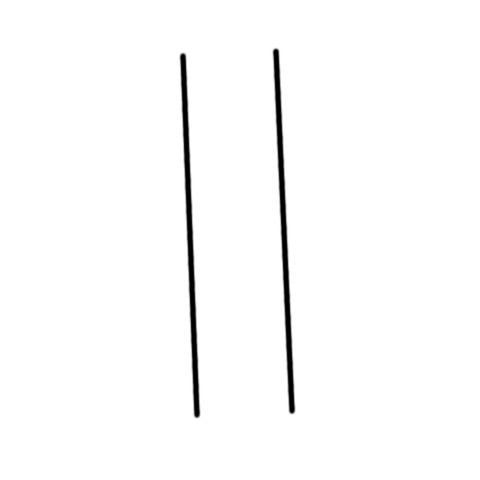
#> input picture data/raw/GIMP1.jpg, 480 x 480 px
$ python LineDetect5-2-M1.py
#> lines starting #> are read from the running program, lines starting #| are printed output that depends on the picture; after the words box and inside, x2 and y2 are one past the last pixel; in counts of white or black regions, pixels touching at a corner belong together
# 这个版本是目前（2025.6.17 13:22) 表现最好的版本。基本吧棋盘线复现出来了。只不过左边和下边由于
#误吧棋盘边缘加入了整个，造成所有棋盘线有偏移。
import cv2
import numpy as np
from collections import defaultdict
from sklearn.cluster import KMeans

# [15 lines left out: function is_similar, not called in this run]

def group_lines_by_orientation(lines, angle_threshold=10):
    horizontal = []
    vertical = []

    for x1, y1, x2, y2 in lines[:, 0]:
        angle = np.degrees(np.arctan2(y2 - y1, x2 - x1))
        if abs(angle) < angle_threshold or abs(angle - 180) < angle_threshold:
            horizontal.append((x1, y1, x2, y2))
        elif abs(angle - 90) < angle_threshold or abs(angle + 90) < angle_threshold:
            vertical.append((x1, y1, x2, y2))

    return horizontal, vertical

# [22 lines left out: function fit_lines, not called in this run]

def classify_lines_by_angle(lines, angle_thresh=10):
    horizontals, verticals = [], []
    for x1, y1, x2, y2 in lines[:, 0]:
        angle = np.degrees(np.arctan2(y2 - y1, x2 - x1))
        if abs(angle) < angle_thresh or abs(angle - 180) < angle_thresh:
            horizontals.append((x1, y1, x2, y2))
        elif abs(angle - 90) < angle_thresh or abs(angle + 90) < angle_thresh:
            verticals.append((x1, y1, x2, y2))
    return horizontals, verticals

# [33 lines left out: function filter_board_lines, not called in this run]

def cluster_lines_adaptive(line_group, expected_count, axis='h', tolerance=0.1):
    """
    自适应聚类，动态调整聚类数量
    """
    if not line_group:
        return []

    # 取横向：按 y 聚类，取竖向：按 x 聚类
    coords = []
    for x1, y1, x2, y2 in line_group:
        coord = (y1 + y2) / 2 if axis == 'h' else (x1 + x2) / 2
        coords.append([coord])

    if len(coords) < 2:
        return []

    # 首先尝试期望的聚类数量
    n_clusters = min(expected_count, len(coords))

    # 如果线条数量明显超过期望值，可能有误判，先尝试过滤
    if len(coords) > expected_count * 1.5:
        # 根据线条质量（长度）进行过滤
        line_qualities = []
        for x1, y1, x2, y2 in line_group:
            if axis == 'h':
                length = abs(x2 - x1)
            else:
                length = abs(y2 - y1)
            line_qualities.append((length, (x1, y1, x2, y2)))

        # 保留质量较高的线条
        line_qualities.sort(reverse=True)
        keep_count = min(expected_count * 2, len(line_qualities))  # 最多保留2倍的期望数量
        line_group = [line for _, line in line_qualities[:keep_count]]

        # 重新计算坐标
        coords = []
        for x1, y1, x2, y2 in line_group:
            coord = (y1 + y2) / 2 if axis == 'h' else (x1 + x2) / 2
            coords.append([coord])

        n_clusters = min(expected_count, len(coords))

    if n_clusters < 2:
        return []

    kmeans = KMeans(n_clusters=n_clusters, n_init=10, random_state=42)
    labels = kmeans.fit_predict(coords)
    centers = sorted([int(c[0]) for c in kmeans.cluster_centers_])

    # 对每个中心，选取该簇中所有点，拟合出一条代表线
    final_lines = []
    for i, center in enumerate(centers):
        group_lines = [line for idx, line in enumerate(line_group) if labels[idx] == i]
        xs, ys = [], []
        for x1, y1, x2, y2 in group_lines:
            xs.extend([x1, x2])
            ys.extend([y1, y2])
        if axis == 'h':
            x_min, x_max = min(xs), max(xs)
            final_lines.append((x_min, center, x_max, center))
        else:
            y_min, y_max = min(ys), max(ys)
            final_lines.append((center, y_min, center, y_max))
    return final_lines

def get_dominant_line_length(lines, axis='h'):
    """
    获取主导线条长度（最常见的完整线条长度）
    """
    lengths = []
    for x1, y1, x2, y2 in lines:
        if axis == 'h':
            length = abs(x2 - x1)
        else:
            length = abs(y2 - y1)
        lengths.append(length)

    if not lengths:
        return 0

    # 使用直方图找到最常见的长度范围
    hist, bins = np.histogram(lengths, bins=10)
    max_freq_idx = np.argmax(hist)

    # 返回该范围内的平均长度
    range_start = bins[max_freq_idx]
    range_end = bins[max_freq_idx + 1]

    # 找到在这个范围内的所有长度
    lengths_in_range = [l for l in lengths if range_start <= l <= range_end]

    if lengths_in_range:
        return int(np.mean(lengths_in_range))
    else:
        return int(np.mean(lengths))

def calculate_average_spacing(positions):
    """
    计算平均间距
    """
    if len(positions) < 2:
        return 0

    positions = sorted(positions)
    spacings = []
    for i in range(1, len(positions)):
        spacings.append(positions[i] - positions[i-1])

    return np.mean(spacings)

def regularize_board_lines(h_lines, v_lines, n_lines=9):
    """
    根据围棋盘的规律性，规整化线条位置和长度
    横线应该从最左边的竖线延伸到最右边的竖线
    竖线应该从最上边的横线延伸到最下边的横线
    """
    # 1. 首先确定横线和竖线的理想位置
    regularized_h_lines = []
    regularized_v_lines = []

    # 处理横线位置
    h_positions = []
    if h_lines:
        for x1, y1, x2, y2 in h_lines:
            h_positions.append((y1 + y2) / 2)
        h_positions = sorted(h_positions)

    # 处理竖线位置
    v_positions = []
    if v_lines:
        for x1, y1, x2, y2 in v_lines:
            v_positions.append((x1 + x2) / 2)
        v_positions = sorted(v_positions)

    # 2. 计算理想的等间距位置
    ideal_h_positions = []
    ideal_v_positions = []

    if len(h_positions) >= 2:
        # 计算横线的理想位置
        total_h_span = h_positions[-1] - h_positions[0]
        ideal_h_spacing = total_h_span / (n_lines - 1) if n_lines > 1 else 0
        start_h_pos = h_positions[0]

        for i in range(n_lines):
            ideal_h_positions.append(int(start_h_pos + i * ideal_h_spacing))

    if len(v_positions) >= 2:
        # 计算竖线的理想位置
        total_v_span = v_positions[-1] - v_positions[0]
        ideal_v_spacing = total_v_span / (n_lines - 1) if n_lines > 1 else 0
        start_v_pos = v_positions[0]

        for i in range(n_lines):
            ideal_v_positions.append(int(start_v_pos + i * ideal_v_spacing))

    # 3. 生成规整的线条
    # 横线：从最左边的竖线延伸到最右边的竖线
    if ideal_h_positions and ideal_v_positions:
        x_min = min(ideal_v_positions)  # 最左边的竖线位置
        x_max = max(ideal_v_positions)  # 最右边的竖线位置

        for y_pos in ideal_h_positions:
            regularized_h_lines.append((x_min, y_pos, x_max, y_pos))

    # 竖线：从最上边的横线延伸到最下边的横线
    if ideal_v_positions and ideal_h_positions:
        y_min = min(ideal_h_positions)  # 最上边的横线位置
        y_max = max(ideal_h_positions)  # 最下边的横线位置

        for x_pos in ideal_v_positions:
            regularized_v_lines.append((x_pos, y_min, x_pos, y_max))

    return regularized_h_lines, regularized_v_lines

def print_line_analysis(h_lines, v_lines):
    """
    打印线条分析信息
    """
    print("=== 线条分析 ===")
    print(f"检测到横线数量: {len(h_lines)}")
    print(f"检测到竖线数量: {len(v_lines)}")

    if h_lines:
        h_lengths = [abs(x2-x1) for x1,y1,x2,y2 in h_lines]
        h_positions = [(y1+y2)/2 for x1,y1,x2,y2 in h_lines]
        print(f"横线长度范围: {min(h_lengths):.1f} - {max(h_lengths):.1f}")
        print(f"横线主导长度: {get_dominant_line_length(h_lines, 'h')}")
        print(f"横线平均间距: {calculate_average_spacing(h_positions):.1f}")

    if v_lines:
        v_lengths = [abs(y2-y1) for x1,y1,x2,y2 in v_lines]
        v_positions = [(x1+x2)/2 for x1,y1,x2,y2 in v_lines]
        print(f"竖线长度范围: {min(v_lengths):.1f} - {max(v_lengths):.1f}")
        print(f"竖线主导长度: {get_dominant_line_length(v_lines, 'v')}")
        print(f"竖线平均间距: {calculate_average_spacing(v_positions):.1f}")
    print("================")

# 1. 读图 & 转灰度
#img = cv2.imread("../data/raw/BasicStraightLine2.jpg")
img = cv2.imread("../data/raw/GIMP1.jpg")
#> img is the input picture: shape (480, 480, 3); min 0, max 255, mean 250.5
gray = cv2.cvtColor(img, cv2.COLOR_BGR2GRAY)

#先做高斯模糊 + 提升对比度
blur = cv2.GaussianBlur(gray, (3, 3), 0)
equalized = cv2.equalizeHist(blur)
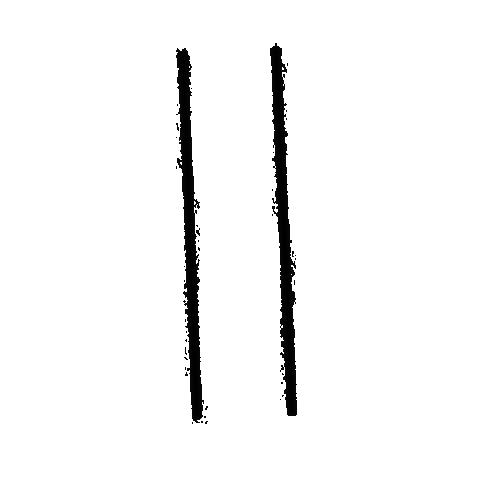
#> equalized: shape (480, 480); min 0, max 255, mean 245.3

#显示原图
cv2.imshow("Original Pic", img)
cv2.moveWindow("Original Pic", 0, 0)

# 2. 边缘检测
#edges = cv2.Canny(gray, 40, 160, apertureSize=3)
edges = cv2.Canny(equalized, 100, 250)   # 提升了对比度后的Canny
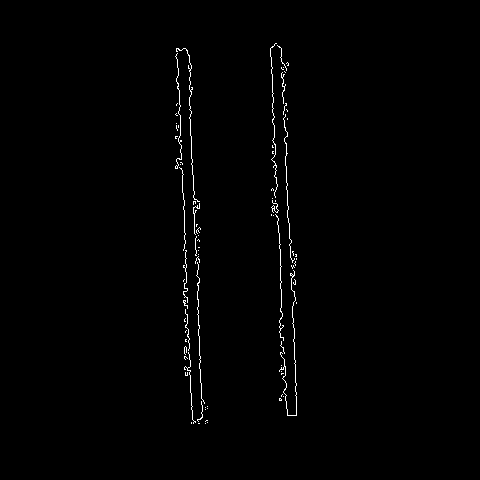
#> edges: shape (480, 480); 0.84% white in thin lines or dots, all inside (x1, y1, x2, y2) = (175, 43, 297, 424)

#设定检测 N 路棋盘
N = 19

print("Equalized shape:", equalized.shape, "dtype:", equalized.dtype)
#| Equalized shape: (480, 480) dtype: uint8
print("Equalized min/max:", np.min(equalized), np.max(equalized))
#| Equalized min/max: 0 255
cv2.imshow("Equalizeed", equalized)
cv2.moveWindow("Equalizeed", 620, 0)

# 3. 使用 HoughLinesP 检测"线段"（不是无限延长线）
# 调整参数以提高检测质量
lines = cv2.HoughLinesP(edges,
                        rho=1,
                        theta=np.pi/180,
                        threshold=50,  # 提高threshold减少噪声线条
                        minLineLength=50,  # 增加最小线条长度
                        maxLineGap=10)  # 允许更大的gap来连接断开的线条
#> lines = 16 rows, first 6: [181, 140, 190, 392], [191, 136, 195, 263], [196, 250, 202, 417], [288, 206, 290, 257], [280, 269, 283, 340], [272, 67, 276, 189]

# 创建两个副本用于对比
img_original_detection = img.copy()
img_regularized = img.copy()

# 4. 原始检测结果
lineCount = 0
if lines is not None:
    # 拆分横线和竖线
    horizontals, verticals = group_lines_by_orientation(lines)
#> the loop in group_lines_by_orientation, `for x1, y1, x2, y2 in lines[:, 0]:` made 16 passes
#> (x1, y1, x2, y2, angle) on passes 1 to 12: (181, 140, 190, 392, 87.95), (191, 136, 195, 263, 88.2), (196, 250, 202, 417, 87.94), (288, 206, 290, 257, 87.75), (280, 269, 283, 340, 87.58), (272, 67, 276, 189, 88.12), (293, 318, 296, 415, 88.23), (189, 338, 192, 419, 87.88), (281, 48, 284, 141, 88.15), (185, 283, 187, 336, 87.84), (270, 48, 273, 124, 87.74), (285, 156, 287, 217, 88.12)
#> after the loop in group_lines_by_orientation, `for x1, y1, x2, y2 in lines[:, 0]:`: horizontal = []; vertical = 16 items, first 6: (181, 140, 190, 392), (191, 136, 195, 263), (196, 250, 202, 417), (288, 206, 290, 257), (280, 269, 283, 340), (272, 67, 276, 189)
#> horizontals = []; verticals has the same summary as vertical in group_lines_by_orientation

    # 分组并拟合
    h_lines, v_lines = classify_lines_by_angle(lines)
#> the loop in classify_lines_by_angle, `for x1, y1, x2, y2 in lines[:, 0]:` made 16 passes
#> after the loop in classify_lines_by_angle, `for x1, y1, x2, y2 in lines[:, 0]:`: verticals has the same summary as vertical in group_lines_by_orientation
#> h_lines = []; v_lines has the same summary as vertical in group_lines_by_orientation
    merged_h = cluster_lines_adaptive(h_lines, expected_count=N, axis='h')
#> merged_h = []
    merged_v = cluster_lines_adaptive(v_lines, expected_count=N, axis='v')
#> the loop in cluster_lines_adaptive (call 2), `for x1, y1, x2, y2 in line_group:` made 16 passes
#> (x1, y1, x2, y2, coord) on passes 1 to 12: (181, 140, 190, 392, 185.5), (191, 136, 195, 263, 193), (196, 250, 202, 417, 199), (288, 206, 290, 257, 289), (280, 269, 283, 340, 281.5), (272, 67, 276, 189, 274), (293, 318, 296, 415, 294.5), (189, 338, 192, 419, 190.5), (281, 48, 284, 141, 282.5), (185, 283, 187, 336, 186), (270, 48, 273, 124, 271.5), (285, 156, 287, 217, 286)
#> the loop in cluster_lines_adaptive (call 2), `for i, center in enumerate(centers):` made 16 passes
#> (center, group_lines, y_min, y_max) on passes 1 to 12: (184, [(272, 67, 276, 189)], 67, 189), (185, [(185, 283, 187, 336)], 283, 336), (186, [(288, 206, 290, 257)], 206, 257), (190, [(196, 224, 199, 282)], 224, 282), (193, [(280, 269, 283, 340)], 269, 340), (197, [(189, 338, 192, 419)], 338, 419), (199, [(293, 318, 296, 415)], 318, 415), (271, [(276, 203, 280, 267)], 203, 267), (274, [(285, 156, 287, 217)], 156, 217), (278, [(281, 307, 286, 408)], 307, 408), (281, [(191, 136, 195, 263)], 136, 263), (282, [(270, 48, 273, 124)], 48, 124)
#> merged_v = 16 items, first 6: (184, 67, 184, 189), (185, 283, 185, 336), (186, 206, 186, 257), (190, 224, 190, 282), (193, 269, 193, 340), (197, 338, 197, 419)

    # 原始检测结果（绿色线条）
    for x1, y1, x2, y2 in merged_h + merged_v:
        cv2.line(img_original_detection, (x1, y1), (x2, y2), (0, 255, 0), 2)
#> this loop made 16 passes
#> (x1, y1, x2, y2) on passes 1 to 12: (184, 67, 184, 189), (185, 283, 185, 336), (186, 206, 186, 257), (190, 224, 190, 282), (193, 269, 193, 340), (197, 338, 197, 419), (199, 318, 199, 415), (271, 203, 271, 267), (274, 156, 274, 217), (278, 307, 278, 408), (281, 136, 281, 263), (282, 48, 282, 124)
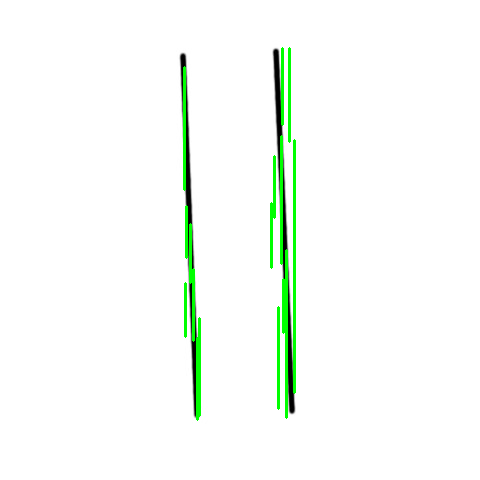
#> img_original_detection: shape (480, 480, 3); 1.99% of pixels changed, all inside (x1, y1, x2, y2) = (183, 47, 296, 421)

    # 打印分析信息
    print_line_analysis(merged_h, merged_v)
#| 检测到横线数量: 0
#| 检测到竖线数量: 16
#> in print_line_analysis, `v_lengths = [abs(y2-y1) for x1,y1,x2,y2 in v_lines]`: v_lengths = [122, 53, 51, 58, 71, 81, 97, 64, 61, 101, 127, 76, 53, 167, 93, 252]
#> in print_line_analysis, `v_positions = [(x1+x2)/2 for x1,y1,x2,y2 in v_lines]`: v_positions = [184, 185, 186, 190, 193, 197, 199, 271, 274, 278, 281, 282, 283, 286, 289, 294]
#| 竖线长度范围: 51.0 - 252.0
#> the loop in get_dominant_line_length, `for x1, y1, x2, y2 in lines:` made 16 passes
#> (x1, y1, x2, y2, length) on passes 1 to 12: (184, 67, 184, 189, 122), (185, 283, 185, 336, 53), (186, 206, 186, 257, 51), (190, 224, 190, 282, 58), (193, 269, 193, 340, 71), (197, 338, 197, 419, 81), (199, 318, 199, 415, 97), (271, 203, 271, 267, 64), (274, 156, 274, 217, 61), (278, 307, 278, 408, 101), (281, 136, 281, 263, 127), (282, 48, 282, 124, 76)
#> after the loop in get_dominant_line_length, `for x1, y1, x2, y2 in lines:`: lengths has the same summary as v_lengths in print_line_analysis
#> in get_dominant_line_length, `hist, bins = np.histogram(lengths, bins=10)`: hist = [7, 2, 3, 2, 0, 1, 0, 0, 0, 1]; bins = [51, 71.1, 91.2, 111.3, 131.4, 151.5, 171.6, 191.7, 211.8, 231.9, 252]
#> in get_dominant_line_length, `max_freq_idx = np.argmax(hist)`: max_freq_idx = 0
#> in get_dominant_line_length, `range_start = bins[max_freq_idx]`: range_start = 51
#> in get_dominant_line_length, `range_end = bins[max_freq_idx + 1]`: range_end = 71.1
#> in get_dominant_line_length, `lengths_in_range = [l for l in lengths if range_start <= l <= range_end]`: lengths_in_range = [53, 51, 58, 71, 64, 61, 53]
#| 竖线主导长度: 58
#> in calculate_average_spacing, `positions = sorted(positions)`: positions has the same summary as v_positions in print_line_analysis
#> the loop in calculate_average_spacing, `for i in range(1, len(positions)):` made 15 passes
#> after the loop in calculate_average_spacing, `for i in range(1, len(positions)):`: spacings = [1, 1, 4, 3, 4, 2, 72, 3, 4, 3, 1, 1, 3, 3, 5]
#| 竖线平均间距: 7.3

    # 5. 规整化处理
    regularized_h, regularized_v = regularize_board_lines(merged_h, merged_v, N)
#> the loop in regularize_board_lines, `for x1, y1, x2, y2 in v_lines:` made 16 passes
#> in regularize_board_lines, `total_v_span = v_positions[-1] - v_positions[0]`: total_v_span = 110
#> in regularize_board_lines, `ideal_v_spacing = total_v_span / (n_lines - 1) if n_lines > 1 else 0`: ideal_v_spacing = 6.11
#> in regularize_board_lines, `start_v_pos = v_positions[0]`: start_v_pos = 184
#> after the loop in regularize_board_lines, `for i in range(n_lines):`: ideal_v_positions = [184, 190, 196, 202, 208, 214, 220, 226, 232, 239, 245, 251, 257, 263, 269, 275, 281, 287, 294]
#> regularized_h = []; regularized_v = []

    print(f"\n规整化后:")
    print(f"横线数量: {len(regularized_h)}")
#| 横线数量: 0
    print(f"竖线数量: {len(regularized_v)}")
#| 竖线数量: 0

    # 绘制规整化后的线条（红色线条）
    for x1, y1, x2, y2 in regularized_h + regularized_v:
        cv2.line(img_regularized, (x1, y1), (x2, y2), (0, 0, 255), 2)
#> this loop made 0 passes

# 6. 显示对比结果
cv2.imshow("Original Detection", img_original_detection)
cv2.moveWindow("Original Detection", 0, 300)

cv2.imshow("Regularized Board", img_regularized)
cv2.moveWindow("Regularized Board", 620, 300)

cv2.waitKey(0)
cv2.destroyAllWindows()
